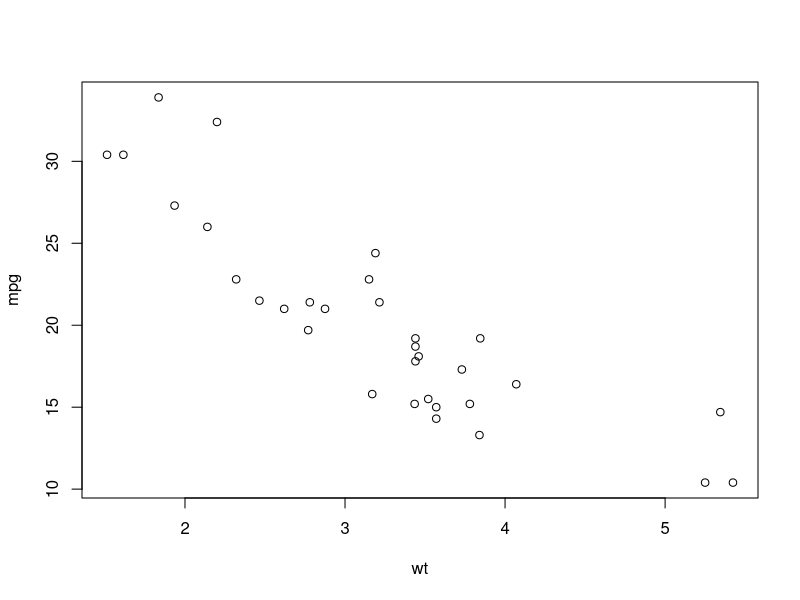
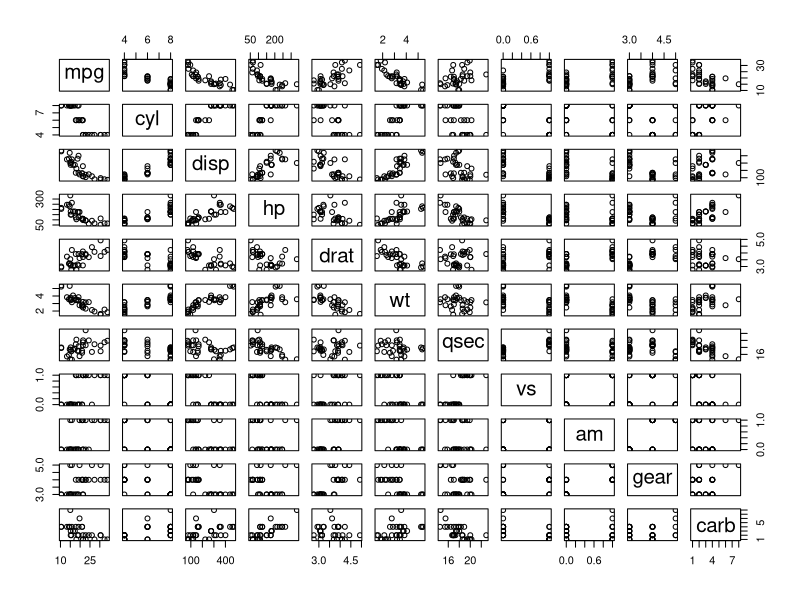

Recreate these plots in R, in order.
## ---- chunk 1
knitr::opts_chunk$set(echo = TRUE)
## ---- chunk 2
data(mtcars)
## ---- chunk 3
head(mtcars)
tail(mtcars)
## ---- chunk 4
colnames(mtcars)
rownames(mtcars)
dim(mtcars)
## ---- chunk 5
attach(mtcars)
plot(wt,mpg)
## ---- chunk 6
plot(mtcars)
## ---- chunk 7
cor(mtcars)
